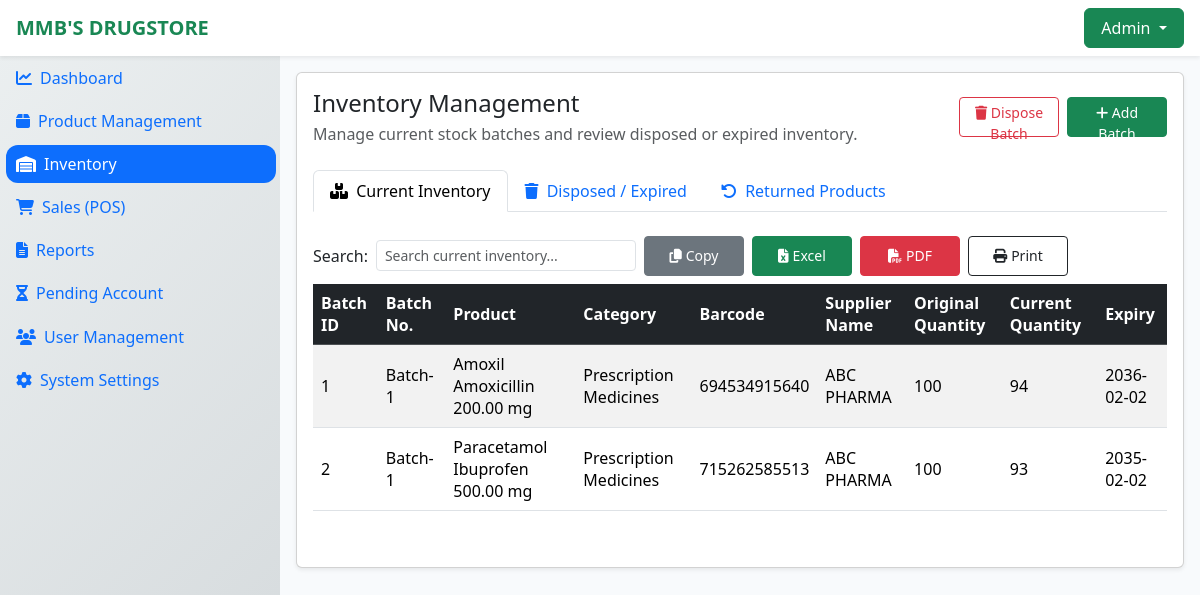
Before: /adminpage/dashboard.php?tab=inventory (signed in) with the older database file.
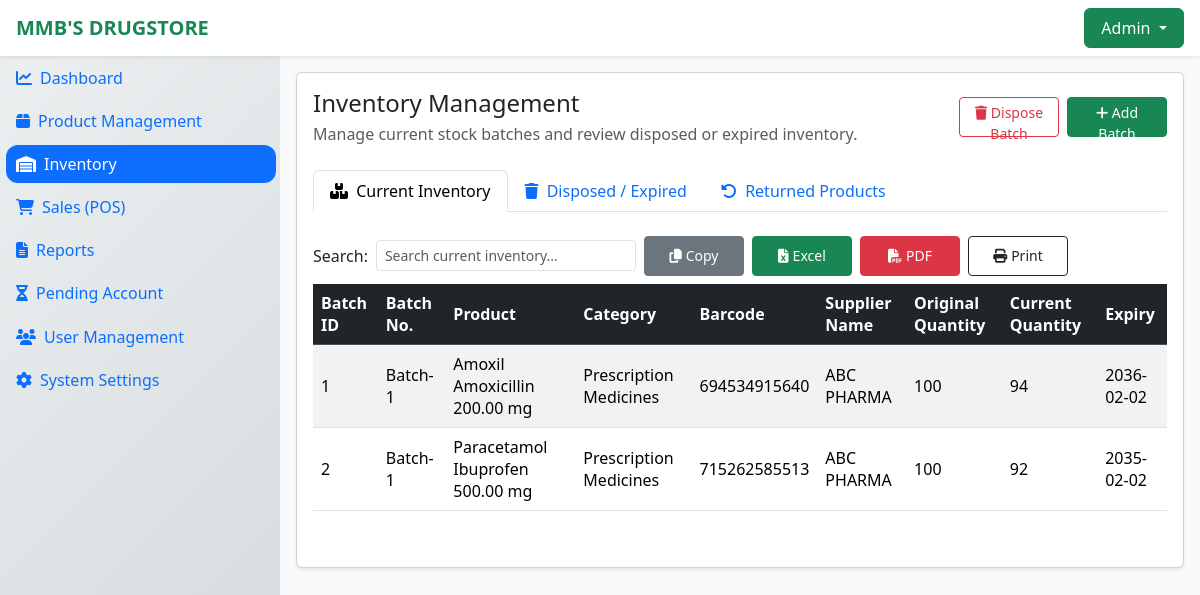
After: the same page with the newer database file.
### tables this page shows
CREATE TABLE `inventory` (
  `id` int(11) NOT NULL,
  `product_id` int(11) NOT NULL,
  `supplier_id` int(11) DEFAULT NULL,
  `batch_number` varchar(255) DEFAULT NULL COMMENT 'Unique batch identifier',
  `date_received` date DEFAULT NULL COMMENT 'Date batch was received',
  `manufacture_date` date DEFAULT NULL COMMENT 'Manufacturing date',
  `purchase_cost` decimal(10,2) DEFAULT NULL COMMENT 'Cost per unit',
  `markup` decimal(5,2) DEFAULT 0.00 COMMENT 'Markup percentage',
  `sale_price` decimal(10,2) DEFAULT NULL COMMENT 'Selling price per unit',
  `received_quantity` int(11) DEFAULT 0 COMMENT 'Original quantity received in batch',
  `created_at` timestamp NOT NULL DEFAULT current_timestamp(),
  `updated_at` timestamp NOT NULL DEFAULT current_timestamp() ON UPDATE current_timestamp(),
  `current_quantity` int(11) DEFAULT 0 COMMENT 'Current available quantity after sales/adjustments',
  `expiry_date` date DEFAULT NULL COMMENT 'Expiry date (critical for FEFO)'
);

CREATE TABLE `product_categories` (
  `id` int(11) NOT NULL,
  `category_name` varchar(100) NOT NULL,
  `has_vat` tinyint(1) NOT NULL DEFAULT 0,
  `senior_discount` tinyint(1) NOT NULL DEFAULT 0,
  `pwd_discount` tinyint(1) NOT NULL DEFAULT 0
);

CREATE TABLE `products` (
  `id` int(11) NOT NULL,
  `branded_name` varchar(255) NOT NULL COMMENT 'Brand name (e.g., Amoxil)',
  `generic_name` varchar(255) NOT NULL COMMENT 'Generic/active ingredient (e.g., Amoxicillin)',
  `strength` decimal(10,2) NOT NULL DEFAULT 0.00 COMMENT 'Main strength value (e.g., 500mg)',
  `measurement_id` int(11) NOT NULL COMMENT 'FK to unit_measurement table',
  `barcode` varchar(100) DEFAULT NULL COMMENT 'Barcode for POS scanning',
  `category_id` int(11) DEFAULT NULL,
  `classification_id` int(11) DEFAULT NULL,
  `units_per_package` int(11) DEFAULT NULL COMMENT 'Units per package/blister/bottle',
  `imageproduct` varchar(500) NOT NULL,
  `is_basic_necessities` tinyint(1) NOT NULL DEFAULT 0,
  `package_type` varchar(100) DEFAULT NULL COMMENT 'Blister, Bottle, Strip, Box, Jar, etc.',
  `dosage_form` varchar(100) DEFAULT NULL COMMENT 'Tablet, Capsule, Syrup, Suspension, Cream, Drops',
  `dosage_form_id` int(11) DEFAULT NULL,
  `strength_per_quantity` decimal(10,2) DEFAULT NULL COMMENT 'Qty for strength (e.g., 5 for 5mL in syrup)',
  `strength_per_quantity_unit` varchar(50) DEFAULT NULL COMMENT 'Unit for strength_per_quantity (e.g., mL, g)'
);

### function/addprodfunct.php (called while the page is built, shortened)
<?php
class ProductManagement
{
    private $con;
    public function __construct($db)
    {
        $this->con = $db;
    }
    private function hasColumn(string $table, string $column): bool
    {
        $sql = "SELECT COUNT(*) FROM INFORMATION_SCHEMA.COLUMNS WHERE TABLE_SCHEMA = DATABASE() AND TABLE_NAME = ? AND COLUMN_NAME = ?";
        $stmt = $this->con->prepare($sql);
        $stmt->execute([$table, $column]);
        return (int)$stmt->fetchColumn() > 0;
    }
    public function getAllInventoryBatches(): array
    {
        $sql = "
            SELECT
                i.id,
                i.batch_number,
                i.product_id,
                p.generic_name,
                p.branded_name,
                p.strength,
                p.measurement_id,
                COALESCE(um.different_measurement, '') AS measurement_name,
                p.category_id,
                pc.category_name,
                p.barcode,
                i.supplier_id,
                COALESCE(s.supplier_name, 'N/A') AS supplier_name,
                i.purchase_cost,
                i.markup,
                i.sale_price,
                i.current_quantity,
                i.received_quantity,
                i.date_received,
                i.expiry_date
            FROM inventory i
            LEFT JOIN products p ON p.id = i.product_id
            LEFT JOIN product_categories pc ON p.category_id = pc.id
            LEFT JOIN unit_measurement um ON um.unit_id = p.measurement_id
            LEFT JOIN suppliers s ON i.supplier_id = s.id
            ORDER BY p.generic_name ASC, i.expiry_date ASC, i.id ASC
        ";
        $stmt = $this->con->prepare($sql);
        $stmt->execute();
        return $stmt->fetchAll();
    }
    public function getExpiryAlertItems()
    {
        if (!$this->hasColumn('products', 'is_hidden')) {
            $this->con->exec("ALTER TABLE products ADD COLUMN is_hidden TINYINT(1) NOT NULL DEFAULT 0");
        }
        $items = [];
        return $items;
    }
}

### reusablepage/inventorymanagement.php (shortened to what the changed rows need)
<?php
require_once __DIR__ . "/../function/addprodfunct.php";
$inventoryManager = new ProductManagement($db);
$inventoryBatches = $inventoryManager->getAllInventoryBatches();
?>
<link rel="stylesheet" href="../css/button.css">
<div class="card shadow-sm">
    <div class="card-body">
        <div class="tab-content" id="inventoryTabContent">
            <div class="tab-pane fade show active" id="current-inventory-pane" role="tabpanel" aria-labelledby="current-inventory-tab" tabindex="0">
            <div class="table-responsive mb-4">
            <table id="currentInventoryTable" class="table table-striped table-hover align-middle w-100">
                <thead class="table-dark">
                    <tr>
                        <th>Batch ID</th>
                        <th>Batch No.</th>
                        <th>Product</th>
                        <th>Category</th>
                        <th>Barcode</th>
                        <th>Supplier Name</th>
                        <th>Original Quantity</th>
                        <th>Current Quantity</th>
                        <th>Expiry</th>
                    </tr>
                </thead>
                <tbody>
                    <?php if (empty($inventoryBatches)): ?>
                    <?php else: ?>
                        <?php foreach ($inventoryBatches as $batch): ?>
                            <?php
                                $batchNumber = trim((string) ($batch['batch_number'] ?? ''));
                            ?>
                            <tr>
                                <td><?= htmlspecialchars($batch['id']) ?></td>
                                <td><?= htmlspecialchars($batchNumber) ?></td>
                                <td><?= htmlspecialchars(trim(($batch['branded_name'] ?? '') . ' ' . ($batch['generic_name'] ?? '') . ' ' . ($batch['strength'] ?? '') . ' ' . ($batch['measurement_name'] ?? ''))) ?></td>
                                <td><?= htmlspecialchars($batch['category_name'] ?? 'N/A') ?></td>
                                <td><?= htmlspecialchars($batch['barcode'] ?? 'N/A') ?></td>
                                <td><?= htmlspecialchars($batch['supplier_name'] ?? 'N/A') ?></td>
                                <td><?= htmlspecialchars((string) ($batch['received_quantity'] ?? 0)) ?></td>
                                <td><?= htmlspecialchars((string) ($batch['current_quantity'] ?? 0)) ?></td>
                                <td><?= htmlspecialchars($batch['expiry_date'] ?: 'N/A') ?></td>
                            </tr>
                        <?php endforeach; ?>
                    <?php endif; ?>
                </tbody>
            </table>
        </div>
            </div>
        </div>
    </div>
</div>

Changed rows visible on the page:
changed inventory id 2: current_quantity "93" → "92"
